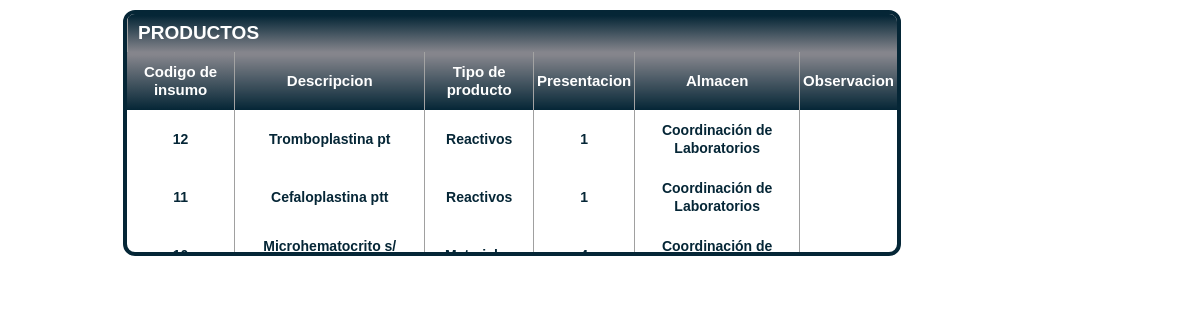
The app's page /reportes/existencia2.php with its own data.
### tables this page shows
CREATE TABLE IF NOT EXISTS `insumo` (
  `cod_i` int(11) NOT NULL,
  `descripcion` varchar(100) NOT NULL,
  `presentacion` int(11) NOT NULL,
  `almacen` varchar(30) NOT NULL,
  `observacion` varchar(120) NOT NULL,
  `tipo_p` varchar(20) NOT NULL,
  `n_cantidad` int(11) NOT NULL,
  PRIMARY KEY (`cod_i`),
  KEY `presentacion` (`presentacion`),
  KEY `tipo_p` (`tipo_p`)
);

### reportes/existencia2.php (the view, shortened to what this page needs)
<!DOCTYPE html PUBLIC "-//W3C//DTD XHTML 1.0 Transitional//EN" "http://www.w3.org/TR/xhtml1/DTD/xhtml1-transitional.dtd">
<html xmlns="http://www.w3.org/1999/xhtml">
<head>
</head>
<body>
<div class="datagrid" id="lista">
<legend class="leg" style="color:#ttt">PRODUCTOS</legend>
<div style class="barralateral">
<table>
<thead><tr>
    <th>Codigo de insumo</th>
    <th>Descripcion</th>
    <th>Tipo de producto</th>
    <th>Presentacion</th>
	<th>Almacen</th>
    <th>Observacion</th>
 </div>
	<?
  $buscar="SELECT insumo.cod_i, insumo.descripcion, insumo.tipo_p, insumo.presentacion, insumo.almacen,  insumo.observacion   FROM insumo";
$tabla=mysql_query($buscar);
	while($row=mysql_fetch_array($tabla)){
	echo "<tbody><tr><td>".$row["cod_i"]."</td><td>".$row["descripcion"]."</td><td>".$row["tipo_p"]."</td><td>".$row["presentacion"]."</td><td>".$row["almacen"]."</td><td>".$row["observacion"]."</td></tr><tbody>";
	}
	?>
</div>
</body>
</html>

### reportes/existencia2.php (style rules this page uses)
#lista { width: 770px; }
.datagrid legend { font-size:30px; padding:10px; width:100%; font-color:#FFF; background:-webkit-gradient( linear, left top, left bottom, color-stop(0.05, #052636), color-stop(1, #85858C) );background:-moz-linear-gradient( center top, #74747A 5%, #74747A 100% );filter:progid:DXImageTransform.Microsoft.gradient(startColorstr='#74747A', endColorstr='#85858C');background-color:#85858C; color:#FFFFFF; font-size: 19px; font-weight: bold; border-left: 1px solid #A3A3A3; }
.datagrid table { border-collapse: collapse; text-align: center; width: 100%; }
.datagrid { font: normal 12px/150% Arial, Helvetica, sans-serif; background: #fff; overflow: hidden; border: 4px solid #052636; -webkit-border-radius: 12px; -moz-border-radius: 12px; border-radius: 12px; }
.datagrid table td, .datagrid table th { padding: 11px 3px; }
.datagrid table thead th { background:-webkit-gradient( linear, left top, left bottom, color-stop(0.05, #85858C), color-stop(1, #052636) );background:-moz-linear-gradient( center top, #74747A 5%, #74747A 100% );filter:progid:DXImageTransform.Microsoft.gradient(startColorstr='#74747A', endColorstr='#052636');background-color:#052636; color:#FFFFFF; font-size: 15px; font-weight: bold; border-left: 1px solid #A3A3A3; }
.datagrid table thead th:first-child { border: none; }
.datagrid table tbody td { color: #052636; border-left: 1px solid #A0A0A0;font-size: 14px;border-bottom: 1px solid #052636;font-weight: bold; }
.datagrid table tbody td:first-child { border-left: none; }
.datagrid table tbody tr:last-child td { border-bottom: none; }
.barralateral { height:200px; width:100%; overflow:scroll; overflow-x :hidden; visibility:visible; }
#lista { margin-top:10px; margin-left:115px; }

### records on screen
insumo: cod_i "12", descripcion "Tromboplastina pt", tipo_p "Reactivos", presentacion "1", almacen "Coordinación de Laboratorios"
insumo: cod_i "11", descripcion "Cefaloplastina ptt", tipo_p "Reactivos", presentacion "1", almacen "Coordinación de Laboratorios"
insumo: descripcion "Microhematocrito s/…", almacen "Coordinación de…"
